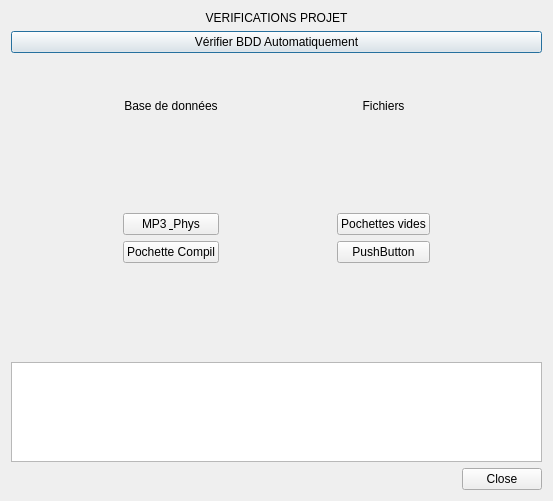
<?xml version="1.0" encoding="UTF-8"?>
<ui version="4.0">
 <class>DialogVerifications</class>
 <widget class="QDialog" name="DialogVerifications">
  <property name="geometry">
   <rect>
    <x>0</x>
    <y>0</y>
    <width>553</width>
    <height>501</height>
   </rect>
  </property>
  <property name="windowTitle">
   <string>Dialog</string>
  </property>
  <layout class="QVBoxLayout" name="verticalLayout_3">
   <item>
    <widget class="QLabel" name="label">
     <property name="text">
      <string>VERIFICATIONS PROJET</string>
     </property>
     <property name="alignment">
      <set>Qt::AlignCenter</set>
     </property>
    </widget>
   </item>
   <item>
    <widget class="QPushButton" name="auto_2">
     <property name="styleSheet">
      <string notr="true">max-width: 800px;</string>
     </property>
     <property name="text">
      <string>Vérifier BDD Automatiquement</string>
     </property>
    </widget>
   </item>
   <item>
    <layout class="QHBoxLayout" name="horizontalLayout">
     <item>
      <spacer name="horizontalSpacer_2">
       <property name="orientation">
        <enum>Qt::Horizontal</enum>
       </property>
       <property name="sizeHint" stdset="0">
        <size>
         <width>40</width>
         <height>20</height>
        </size>
       </property>
      </spacer>
     </item>
     <item>
      <layout class="QVBoxLayout" name="verticalLayout">
       <item>
        <spacer name="verticalSpacer_5">
         <property name="orientation">
          <enum>Qt::Vertical</enum>
         </property>
         <property name="sizeType">
          <enum>QSizePolicy::Fixed</enum>
         </property>
         <property name="sizeHint" stdset="0">
          <size>
           <width>20</width>
           <height>40</height>
          </size>
         </property>
        </spacer>
       </item>
       <item>
        <widget class="QLabel" name="label_2">
         <property name="text">
          <string>Base de données</string>
         </property>
         <property name="alignment">
          <set>Qt::AlignCenter</set>
         </property>
        </widget>
       </item>
       <item>
        <spacer name="verticalSpacer">
         <property name="orientation">
          <enum>Qt::Vertical</enum>
         </property>
         <property name="sizeHint" stdset="0">
          <size>
           <width>20</width>
           <height>40</height>
          </size>
         </property>
        </spacer>
       </item>
       <item>
        <widget class="QPushButton" name="mp3phys">
         <property name="text">
          <string>MP3 &amp; Phys</string>
         </property>
        </widget>
       </item>
       <item>
        <widget class="QPushButton" name="PochCompils">
         <property name="text">
          <string>Pochette Compil</string>
         </property>
        </widget>
       </item>
       <item>
        <spacer name="verticalSpacer_2">
         <property name="orientation">
          <enum>Qt::Vertical</enum>
         </property>
         <property name="sizeHint" stdset="0">
          <size>
           <width>20</width>
           <height>40</height>
          </size>
         </property>
        </spacer>
       </item>
      </layout>
     </item>
     <item>
      <spacer name="horizontalSpacer">
       <property name="orientation">
        <enum>Qt::Horizontal</enum>
       </property>
       <property name="sizeHint" stdset="0">
        <size>
         <width>40</width>
         <height>20</height>
        </size>
       </property>
      </spacer>
     </item>
     <item>
      <layout class="QVBoxLayout" name="verticalLayout_2">
       <item>
        <spacer name="verticalSpacer_6">
         <property name="orientation">
          <enum>Qt::Vertical</enum>
         </property>
         <property name="sizeType">
          <enum>QSizePolicy::Fixed</enum>
         </property>
         <property name="sizeHint" stdset="0">
          <size>
           <width>20</width>
           <height>40</height>
          </size>
         </property>
        </spacer>
       </item>
       <item>
        <widget class="QLabel" name="label_3">
         <property name="text">
          <string>Fichiers</string>
         </property>
         <property name="alignment">
          <set>Qt::AlignCenter</set>
         </property>
        </widget>
       </item>
       <item>
        <spacer name="verticalSpacer_3">
         <property name="orientation">
          <enum>Qt::Vertical</enum>
         </property>
         <property name="sizeHint" stdset="0">
          <size>
           <width>20</width>
           <height>40</height>
          </size>
         </property>
        </spacer>
       </item>
       <item>
        <widget class="QPushButton" name="pochvides">
         <property name="text">
          <string>Pochettes vides</string>
         </property>
        </widget>
       </item>
       <item>
        <widget class="QPushButton" name="pushButton_3">
         <property name="text">
          <string>PushButton</string>
         </property>
        </widget>
       </item>
       <item>
        <spacer name="verticalSpacer_4">
         <property name="orientation">
          <enum>Qt::Vertical</enum>
         </property>
         <property name="sizeHint" stdset="0">
          <size>
           <width>20</width>
           <height>40</height>
          </size>
         </property>
        </spacer>
       </item>
      </layout>
     </item>
     <item>
      <spacer name="horizontalSpacer_3">
       <property name="orientation">
        <enum>Qt::Horizontal</enum>
       </property>
       <property name="sizeHint" stdset="0">
        <size>
         <width>40</width>
         <height>20</height>
        </size>
       </property>
      </spacer>
     </item>
    </layout>
   </item>
   <item>
    <widget class="QTextBrowser" name="interaction">
     <property name="maximumSize">
      <size>
       <width>16777215</width>
       <height>100</height>
      </size>
     </property>
    </widget>
   </item>
   <item>
    <widget class="QDialogButtonBox" name="buttonBox">
     <property name="orientation">
      <enum>Qt::Horizontal</enum>
     </property>
     <property name="standardButtons">
      <set>QDialogButtonBox::Close</set>
     </property>
     <property name="centerButtons">
      <bool>false</bool>
     </property>
    </widget>
   </item>
  </layout>
 </widget>
 <resources/>
 <connections>
  <connection>
   <sender>buttonBox</sender>
   <signal>accepted()</signal>
   <receiver>DialogVerifications</receiver>
   <slot>accept()</slot>
   <hints>
    <hint type="sourcelabel">
     <x>248</x>
     <y>254</y>
    </hint>
    <hint type="destinationlabel">
     <x>157</x>
     <y>274</y>
    </hint>
   </hints>
  </connection>
  <connection>
   <sender>buttonBox</sender>
   <signal>rejected()</signal>
   <receiver>DialogVerifications</receiver>
   <slot>reject()</slot>
   <hints>
    <hint type="sourcelabel">
     <x>316</x>
     <y>260</y>
    </hint>
    <hint type="destinationlabel">
     <x>286</x>
     <y>274</y>
    </hint>
   </hints>
  </connection>
 </connections>
</ui>
